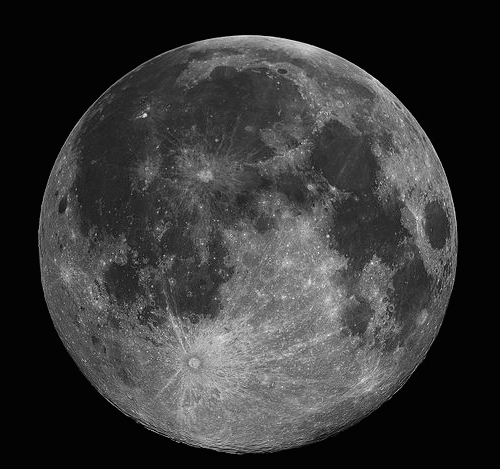
%> input picture udacity/images/moon.png, 500 x 469 px
$ octave V20_Quiz__Apply_a_Median_Filter.m   (GNU Octave 9; MATLAB toolbox functions it lacks are replaced by stand-ins)
%> lines starting %> are read from the running program, lines starting %| are printed output that depends on the picture; in (x1, y1, x2, y2) boxes, pixels count from 0 and x2, y2 are one past the last pixel; in counts of white or black regions, pixels touching at a corner belong together; the program's own positions count from 1
%> further down, img is the input picture: size 469x500 uint8; min 3, max 255, mean 55.1
### udacity/myLib/cvs_gaussian_filter.m
%%

function smoothed = cvs_gaussian_filter(noisy_img, filter_size, filter_sigma, edgeOption)
%> called with filter_size = 11, filter_sigma = 2
  if nargin < 4
     edgeOption = 'symmetric';
  end
  smoothed = imfilter(noisy_img, fspecial('gaussian', filter_size, filter_sigma), edgeOption);
end

### udacity/myLib/cvs_matrix_mask_crop.m
%%

function output = cvs_matrix_mask_crop(img, matrixMaskSize, matrixCellToCropCoordinates)
%> called with matrixMaskSize = [2 1], matrixCellToCropCoordinates = [2 1]
    imgSize = size(img);
%> imgSize = [469 500]

    imgHeight = imgSize(1,1);
%> imgHeight = 469
    imgWidth = imgSize(1,2);
%> imgWidth = 500

    maskHeight = matrixMaskSize(1,1);
    maskWidth = matrixMaskSize(1,2);

    cellHeight = floor(imgHeight/maskHeight);
%> cellHeight = 234
    cellWidth = floor(imgWidth/maskWidth);
%> cellWidth = 500

    cellToCropRow = matrixCellToCropCoordinates(1,1);
    cellToCropColumn = matrixCellToCropCoordinates(1,2);

    cropingCoordinatesStopRow = cellToCropRow * cellHeight;
%> cropingCoordinatesStopRow = 468
    cropingCoordinatesStartRow = cropingCoordinatesStopRow - cellHeight + 1;
%> cropingCoordinatesStartRow = 235

    cropingCoordinatesStopColumn = cellToCropColumn * cellWidth;
%> cropingCoordinatesStopColumn = 500
    cropingCoordinatesStartColumn = cropingCoordinatesStopColumn - cellWidth + 1;
%> cropingCoordinatesStartColumn = 1

    output = img(cropingCoordinatesStartRow:cropingCoordinatesStopRow, cropingCoordinatesStartColumn:cropingCoordinatesStopColumn, :);

end

### udacity/myLib/cvs_center_line.m
%%

function [line, imgWithLine] = cvs_center_line(img)
    imgSize = size(img);
%> imgSize = [234 500]
    imgHeight = imgSize(1,1);
%> imgHeight = 234
    centerLineHeight = uint8(imgHeight / 2);
%> centerLineHeight = 117

    line = img(centerLineHeight, :);
%> line = 500 values, max 195 at index 221, min 3 at index 1, mean 87.59

    imgWithLine = img;
    imgWithLine(centerLineHeight, :) = 0;
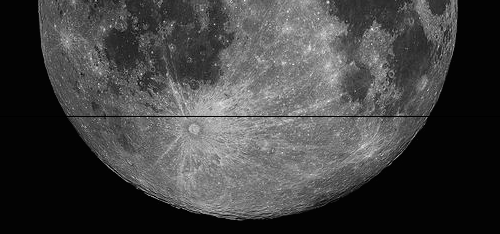
%> imgWithLine: size 234x500 uint8; min 0, max 255, mean 65.9
end

### udacity/Lesson 4 - 2A-L3 Linearity and convolution/V20_Quiz__Apply_a_Median_Filter.m
% Apply a Median filter
% pkg load image;

%% Read an image
img = imread('moon.png');
figure, imshow(img);

% Add salt & pepper noise
noisy_img = imnoise(img, 'salt & pepper', 0.02);
figure, imshow(noisy_img);

% Apply a median filter
median_filtered = medfilt2(noisy_img);
figure, imshow(median_filtered);

% Apply a gaussian filter
filter_size = 11;
filter_sigma = 2;
gaussian_filtered = cvs_gaussian_filter(noisy_img, filter_size, filter_sigma);
figure, imshow(gaussian_filtered);

% Analyse a line of the original image
[originalLine, originalImgWithLine] = cvs_center_line(cvs_matrix_mask_crop(img, [2 1], [2 1]));
%> originalLine has the same summary as line in cvs_center_line
figure, imshow(originalImgWithLine);
originalLine(:, 1) = 300;
figure, plot(originalLine);

% Analyse a line of the noisy image
[noisyLine, noisyImgWithLine] = cvs_center_line(cvs_matrix_mask_crop(noisy_img, [2 1], [2 1]));
%> in cvs_center_line (call 2), `line = img(centerLineHeight, :);`: line = 500 values, max 255 at index 130, min 0 at index 29, mean 87.75
%> in cvs_center_line (call 2), `imgWithLine(centerLineHeight, :) = 0;`:
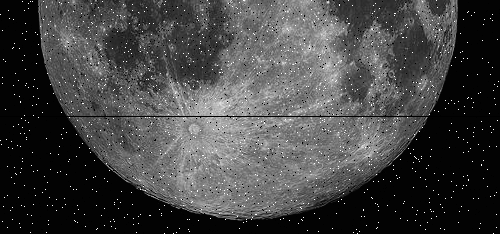
%> imgWithLine: size 234x500 uint8; min 0, max 255, mean 67.1
%> noisyLine has the same summary as line in cvs_center_line
noisyLine(:, 1) = 300;
figure, plot(noisyLine);

% Analyse a line of the median-filtered image
[filteredLine, filteredImgWithLine] = cvs_center_line(cvs_matrix_mask_crop(median_filtered, [2 1], [2 1]));
%> call 3 of cvs_matrix_mask_crop, with matrixMaskSize = [2 1], matrixCellToCropCoordinates = [2 1]
%> in cvs_matrix_mask_crop (call 3), `output = img(cropingCoordinatesStartRow:cropingCoordinatesStopRow, cro..`:
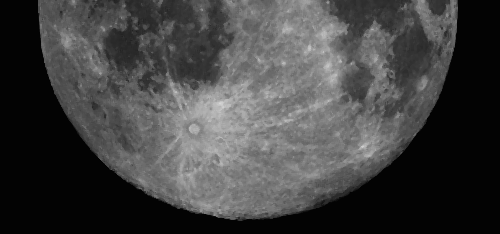
%> output: size 234x500 uint8; min 3, max 213, mean 65.7
%> in cvs_center_line (call 3), `line = img(centerLineHeight, :);`: line = 500 values, max 186 at index 220, min 3 at index 1, mean 86.65
%> in cvs_center_line (call 3), `imgWithLine(centerLineHeight, :) = 0;`:
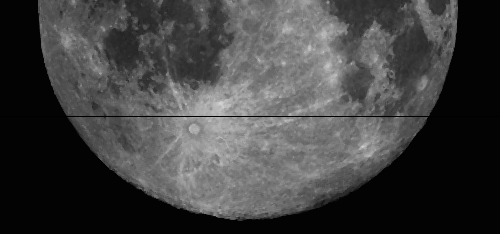
%> imgWithLine: size 234x500 uint8; 0.43% of pixels changed, all inside (x1, y1, x2, y2) = (0, 116, 500, 117)
%> filteredLine has the same summary as line in cvs_center_line
filteredLine(:, 1) = 300;
figure, plot(filteredLine);
%> after `plot(filteredLine)`:
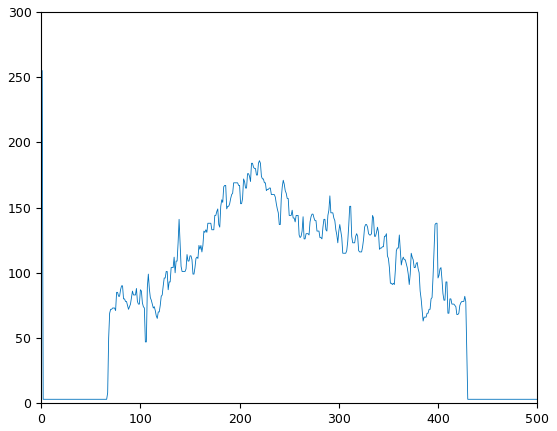
%> figure redrawn from the program's plot data; curve peaks at x = 1, y = 255

% Analyse a line of the gaussian-filtered image
[gaussianfilteredLine, gaussianfilteredImgWithLine] = cvs_center_line(cvs_matrix_mask_crop(gaussian_filtered, [2 1], [2 1]));
%> in cvs_center_line (call 4), `line = img(centerLineHeight, :);`: line = 500 values, max 176 at index 219, min 3 at index 1, mean 88.02
%> in cvs_center_line (call 4), `imgWithLine(centerLineHeight, :) = 0;`:
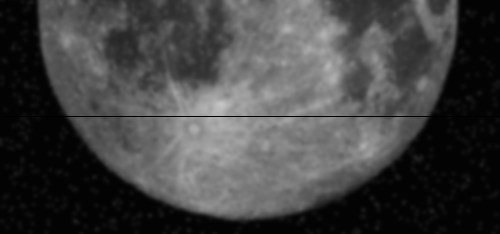
%> imgWithLine: size 234x500 uint8; min 0, max 197, mean 67.1
%> gaussianfilteredLine has the same summary as line in cvs_center_line
gaussianfilteredLine(:, 1) = 300;
figure, plot(gaussianfilteredLine);
%> after `plot(gaussianfilteredLine)`:
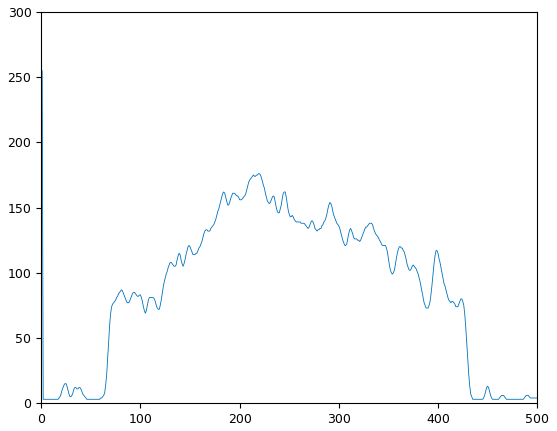
%> figure redrawn from the program's plot data; curve peaks at x = 1, y = 255

$ run again, with udacity/images/bicycle.png copied over udacity/images/moon.png
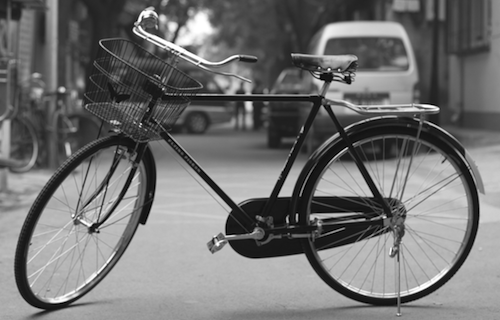
%> input picture udacity/images/bicycle.png, 500 x 320 px
%> img is the input picture: size 320x500 uint8; min 0, max 255, mean 114.2
%> line = 500 values, max 212 at index 52, min 7 at index 361, mean 130.4
%> imgWithLine: size 160x500 uint8; min 0, max 255, mean 141.9
%> originalLine has the same summary as line in cvs_center_line
%> imgWithLine: size 160x500 uint8; min 0, max 255, mean 141.6
%> noisyLine = 500 values, max 255 at index 38, min 0 at index 27, mean 129.1
%> imgWithLine: size 160x500 uint8; min 0, max 251, mean 142.2
%> filteredLine = 500 values, max 199 at index 51, min 19 at index 263, mean 130.4
%> line = 500 values, max 191 at index 55, min 26 at index 327, mean 131.6
%> in cvs_center_line (call 4), `imgWithLine(centerLineHeight, :) = 0;`:
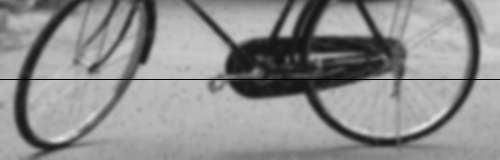
%> imgWithLine: size 160x500 uint8; min 0, max 224, mean 141.6
%> gaussianfilteredLine has the same summary as line in cvs_center_line
%> `plot(gaussianfilteredLine)`:
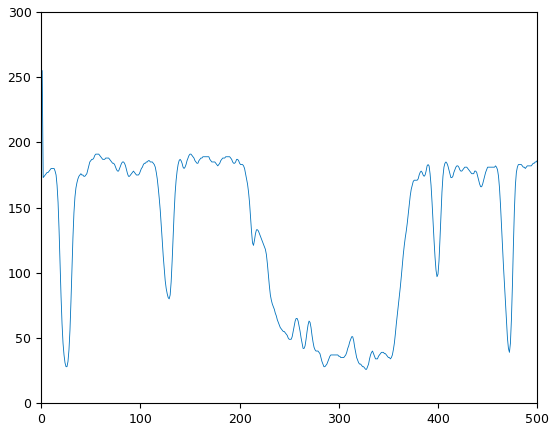
%> figure redrawn from the program's plot data; curve peaks at x = 1, y = 255
